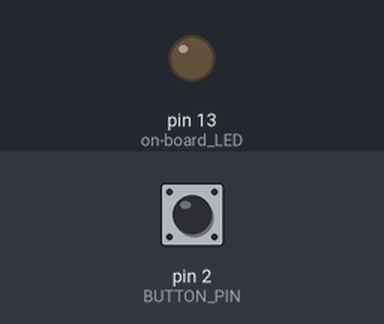
The sketch below on a simulated Arduino Uno, built with avr-gcc and run on an emulated ATmega328P. On the bench: output pins drawn as LEDs (lit = HIGH). The inputs (shaded band) are chosen by the test bench; at power-on: pin 2 (BUTTON_PIN) LOW.

Above: at 1.2 s.
1.3 s: pin 2 (BUTTON_PIN) pulled HIGH for 0.15 s
At 1.8 s:
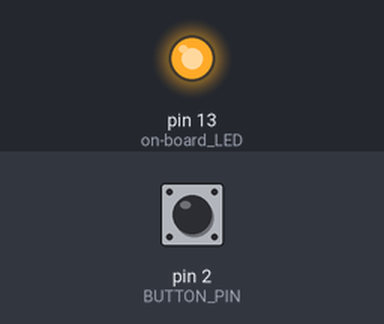
4.4 s: pin 2 (BUTTON_PIN) pulled HIGH for 1 s
At 8.1 s:
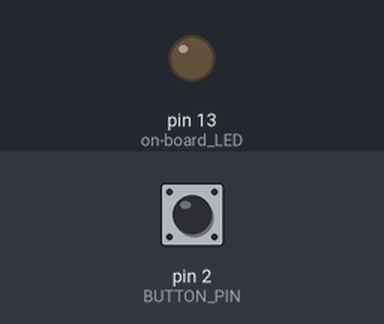
8.4 s: pin 2 (BUTTON_PIN) pulled HIGH for 3.2 s
At 12.5 s:
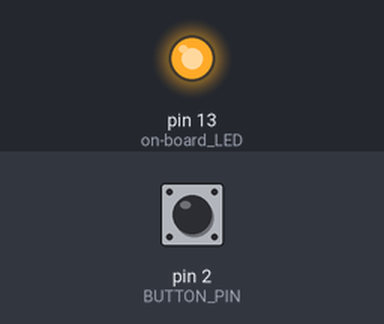
Timing chart, 0 to 15.1 s (numbered marks = the images above; inputs shaded):
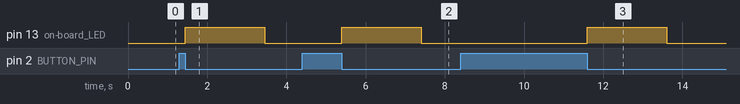

The sketch:

Button_Sketch.ino
```cpp
#define BUTTON_PIN 2

void setup() {
  pinMode(LED_BUILTIN, OUTPUT);       // on-board LED, usually pin 13
  pinMode(BUTTON_PIN, INPUT);         // push button pin set to input
}

void loop() {
  if (digitalRead(BUTTON_PIN)) {       // switch closed?
    // switch closed with pull-down resistor
    delay(40);                        // switch debounce delay
    while (digitalRead(BUTTON_PIN));  // wait for switch to open
    digitalWrite(LED_BUILTIN, HIGH);  // switch LED on
    delay(2000);                      // leave LED on for period
  }
  else {
    // switch open with pull-down resistor
    digitalWrite(LED_BUILTIN, LOW);   // switch LED off
  }
}
```

Measured:
- after the input at 1.3 s, pin 13 (on-board_LED): LOW → HIGH after 0.15 s, → LOW 2.0 s later
- after the input at 4.4 s, pin 13 (on-board_LED): LOW → HIGH after 1.0 s, → LOW 2.0 s later
- after the input at 8.4 s, pin 13 (on-board_LED): LOW → HIGH after 3.2 s, → LOW 2.0 s later
